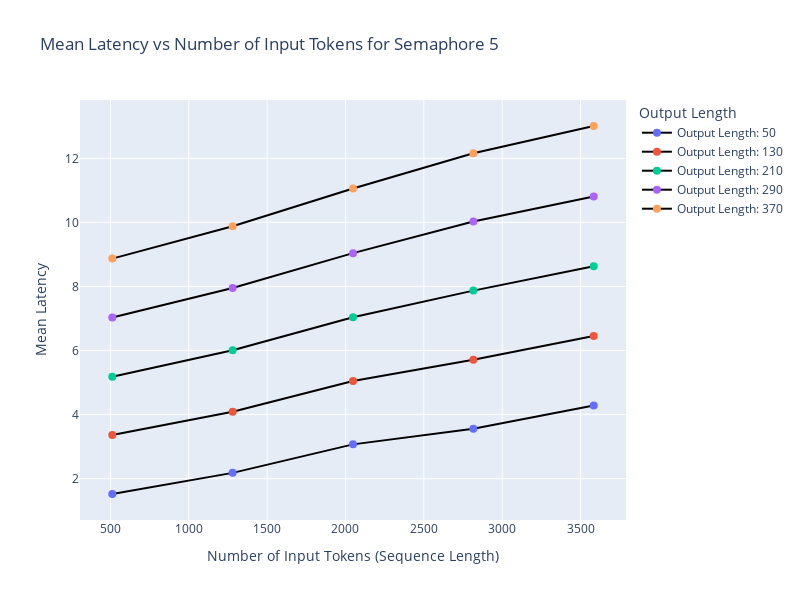

Notebook source saved alongside this figure:
### Code cell
import pandas as pd
import plotly.graph_objects as go

# Read the CSV file
df = pd.read_csv('./Data/benchmark_results_llama3.1_a10-latency_test-vllm.csv')

# Filter data for Semaphore 5
df_semaphore_5 = df[df['Semaphores'] == 5]

# Create the scatter plot
fig = go.Figure()

# Add traces for each output length
for output_length in df_semaphore_5['Output Length'].unique():
    df_subset = df_semaphore_5[df_semaphore_5['Output Length'] == output_length]
    fig.add_trace(go.Scatter(
        x=df_subset['Sequence Length'],
        y=df_subset['Mean Latency'],
        mode='lines+markers',
        name=f'Output Length: {output_length}',
        marker=dict(
            size=8,
            color=output_length,
            colorscale='Viridis',
            showscale=False,
            colorbar=dict(title='Output Length')
        )
    ))

# Update layout
fig.update_layout(
    title='Mean Latency vs Number of Input Tokens for Semaphore 5',
    xaxis_title='Number of Input Tokens (Sequence Length)',
    yaxis_title='Mean Latency',
    legend_title='Output Length',
    width=800,
    height=600
)

# Show the plot
fig.show()

### Figure 1 — Plotly figure (JSON) as saved in the notebook; plotly's stock layout.template omitted (floating-point values rounded to 4 significant figures)
{"data": [{"marker": {"color": 50, "colorbar": {"title": {"text": "Output Length"}}, "colorscale": [[0, "#440154"], [0.1111, "#482878"], [0.2222, "#3e4989"], [0.3333, "#31688e"], [0.4444, "#26828e"], [0.5556, "#1f9e89"], [0.6667, "#35b779"], [0.7778, "#6ece58"], [0.8889, "#b5de2b"], [1, "#fde725"]], "showscale": false, "size": 8}, "mode": "lines+markers", "name": "Output Length: 50", "type": "scatter", "x": [512, 1280, 2048, 2816, 3584], "y": [1.52, 2.18, 3.07, 3.56, 4.28]}, {"marker": {"color": 130, "colorbar": {"title": {"text": "Output Length"}}, "colorscale": [[0, "#440154"], [0.1111, "#482878"], [0.2222, "#3e4989"], [0.3333, "#31688e"], [0.4444, "#26828e"], [0.5556, "#1f9e89"], [0.6667, "#35b779"], [0.7778, "#6ece58"], [0.8889, "#b5de2b"], [1, "#fde725"]], "showscale": false, "size": 8}, "mode": "lines+markers", "name": "Output Length: 130", "type": "scatter", "x": [512, 1280, 2048, 2816, 3584], "y": [3.36, 4.09, 5.05, 5.71, 6.45]}, {"marker": {"color": 210, "colorbar": {"title": {"text": "Output Length"}}, "colorscale": [[0, "#440154"], [0.1111, "#482878"], [0.2222, "#3e4989"], [0.3333, "#31688e"], [0.4444, "#26828e"], [0.5556, "#1f9e89"], [0.6667, "#35b779"], [0.7778, "#6ece58"], [0.8889, "#b5de2b"], [1, "#fde725"]], "showscale": false, "size": 8}, "mode": "lines+markers", "name": "Output Length: 210", "type": "scatter", "x": [512, 1280, 2048, 2816, 3584], "y": [5.18, 6.01, 7.04, 7.87, 8.63]}, {"marker": {"color": 290, "colorbar": {"title": {"text": "Output Length"}}, "colorscale": [[0, "#440154"], [0.1111, "#482878"], [0.2222, "#3e4989"], [0.3333, "#31688e"], [0.4444, "#26828e"], [0.5556, "#1f9e89"], [0.6667, "#35b779"], [0.7778, "#6ece58"], [0.8889, "#b5de2b"], [1, "#fde725"]], "showscale": false, "size": 8}, "mode": "lines+markers", "name": "Output Length: 290", "type": "scatter", "x": [512, 1280, 2048, 2816, 3584], "y": [7.03, 7.95, 9.04, 10.03, 10.81]}, {"marker": {"color": 370, "colorbar": {"title": {"text": "Output Length"}}, "colorscale": [[0, "#440154"], [0.1111, "#482878"], [0.2222, "#3e4989"], [0.3333, "#31688e"], [0.4444, "#26828e"], [0.5556, "#1f9e89"], [0.6667, "#35b779"], [0.7778, "#6ece58"], [0.8889, "#b5de2b"], [1, "#fde725"]], "showscale": false, "size": 8}, "mode": "lines+markers", "name": "Output Length: 370", "type": "scatter", "x": [512, 1280, 2048, 2816, 3584], "y": [8.87, 9.88, 11.06, 12.16, 13.01]}], "layout": {"height": 600, "legend": {"title": {"text": "Output Length"}}, "title": {"text": "Mean Latency vs Number of Input Tokens for Semaphore 5"}, "width": 800, "xaxis": {"autorange": true, "range": [305.7, 3790.0], "title": {"text": "Number of Input Tokens (Sequence Length)"}, "type": "linear"}, "yaxis": {"autorange": true, "range": [0.7082, 13.82], "title": {"text": "Mean Latency"}, "type": "linear"}}}
